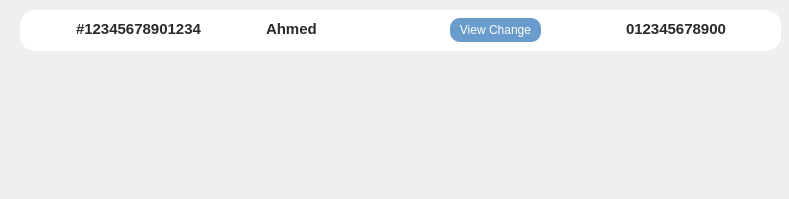
        <widget class="QWidget" name="scrollAreaWidgetContents">
         <property name="geometry">
          <rect>
           <x>0</x>
           <y>0</y>
           <width>789</width>
           <height>199</height>
          </rect>
         </property>
         <widget class="QFrame" name="frame_4">
          <property name="geometry">
           <rect>
            <x>20</x>
            <y>10</y>
            <width>761</width>
            <height>41</height>
           </rect>
          </property>
          <property name="styleSheet">
           <string notr="true">QFrame{
  border-radius: 15px;
  border: 2px solid white ;
background-color:white;

}
QLabel
{
font-size:15px;
font-weight:bold;
color:#2B2A2A;
}
QPushButton{
  border-radius: 10px;
  background: #FF7F7F;
color:white;



}

QPushButton:hover{
background: #CCD0CD;
color:Black;
}

</string>
          </property>
          <property name="frameShape">
           <enum>QFrame::Shape::StyledPanel</enum>
          </property>
          <property name="frameShadow">
           <enum>QFrame::Shadow::Raised</enum>
          </property>
          <widget class="QLabel" name="label_22">
           <property name="geometry">
            <rect>
             <x>50</x>
             <y>3</y>
             <width>141</width>
             <height>31</height>
            </rect>
           </property>
           <property name="text">
            <string>#12345678901234</string>
           </property>
          </widget>
          <widget class="QLabel" name="label_32">
           <property name="geometry">
            <rect>
             <x>240</x>
             <y>3</y>
             <width>141</width>
             <height>31</height>
            </rect>
           </property>
           <property name="text">
            <string>Ahmed</string>
           </property>
          </widget>
          <widget class="QLabel" name="label_44">
           <property name="geometry">
            <rect>
             <x>600</x>
             <y>3</y>
             <width>131</width>
             <height>31</height>
            </rect>
           </property>
           <property name="text">
            <string>012345678900</string>
           </property>
          </widget>
          <widget class="QLabel" name="label_45">
           <property name="geometry">
            <rect>
             <x>7</x>
             <y>5</y>
             <width>31</width>
             <height>31</height>
            </rect>
           </property>
           <property name="text">
            <string/>
           </property>
           <property name="pixmap">
            <pixmap>Assets/profile.png</pixmap>
           </property>
           <property name="scaledContents">
            <bool>true</bool>
           </property>
          </widget>
          <widget class="QPushButton" name="pushButton">
           <property name="geometry">
            <rect>
             <x>430</x>
             <y>8</y>
             <width>91</width>
             <height>24</height>
            </rect>
           </property>
           <property name="styleSheet">
            <string notr="true">QPushButton{
  border-radius: 10px;
  background: #699CCC;
color:white;



}

QPushButton:hover{
background: #CCD0CD;
color:black;

}

</string>
           </property>
           <property name="text">
            <string>View Change</string>
           </property>
          </widget>
         </widget>
        </widget>
